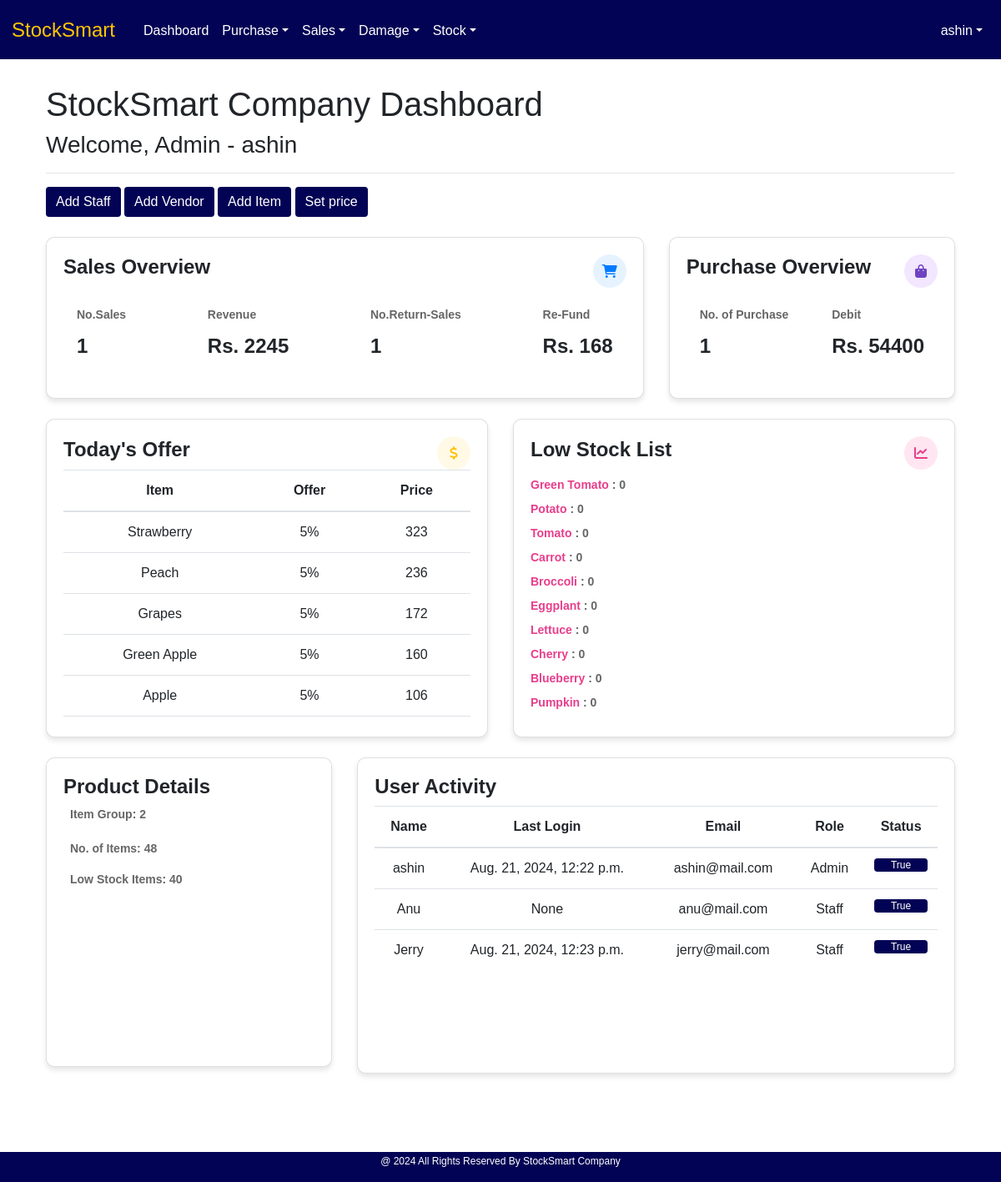
The page /index/ (signed in) on the database its author committed.
### User/models.py (models this page shows)
class User(AbstractUser):
    MY_ROLES =[
        ('Admin','Admin'),
        ('Staff','Staff'),
    ]
    role = models.CharField(max_length=50, choices=MY_ROLES)

### Core/models.py (models this page shows, shortened)
class priceTable(models.Model):
    pt_item = models.OneToOneField(itemTable, on_delete=models.CASCADE)
    pt_sellingPrice = models.DecimalField(max_digits=10, decimal_places=2, null=True, blank=True, default=0)
    pt_tax = models.PositiveIntegerField(null=True, blank=True, default=0)
    pt_offer = models.PositiveIntegerField(null=True, blank=True, default=0)
    pt_timestamp = models.DateTimeField(auto_now_add=True)

class itemTable(models.Model):
    UNIT_CHOICES = [
        ('Kilogram', 'Kg'),
        ('Pieces', 'Pcs'),
    ]
    CATEGORY_CHOICE = [
        ('Vegetables', 'Veg'),
        ('Fruits', 'Fru'),
    ]
    item_name = models.CharField(max_length=50, null=True, blank=True, unique=True)
    item_category = models.CharField(max_length=50, choices=CATEGORY_CHOICE)
    item_unit = models.CharField(max_length=15, choices=UNIT_CHOICES)

### User/views.py (the view)
# urls.py: path('index/', views.index, name="index"),
@login_required
@admin_required
def index(request):
    if request.user.role == "Admin":
        base_template = 'user/Index.html'
    elif request.user.role == "Staff":
        base_template = 'user/staff_index.html'
    else:
        base_template = 'user/trial_success.html'
    low_stock_count, item_count, category_count = product_details()
    sorted_items = todays_offer()
    low_stock_list = lowstock_list()
    active_user_list = user_activity()
    purchaseSum, purchaseNo = purchase_overview()
    salesSum, salesNo, salesReturnSum, salesReturnNo = sales_overview()
    context ={
        'base_template': base_template,
        'user': request.user,
        'low_stock_list': low_stock_list,
        'low_stock_count':low_stock_count,
        'item_count':item_count,
        'category_count':category_count,
        'sorted_items':sorted_items,
        'active_user_list':active_user_list,
        'purchaseSum':purchaseSum,
        'purchaseNo':purchaseNo,
        'salesSum': salesSum,
        'salesNo': purchaseNo,
        'salesReturnSum': salesReturnSum,
        'salesReturnNo': salesReturnNo,
    }
    return render(request, "user/Index.html", context)

### templates/user/Index.html (shortened to what this page needs)
<!DOCTYPE html>
{%load static%}
<html lang="en">
<head>
    <link href="https://maxcdn.bootstrapcdn.com/bootstrap/4.5.2/css/bootstrap.min.css" rel="stylesheet">
    <link href="https://cdnjs.cloudflare.com/ajax/libs/font-awesome/6.0.0-beta3/css/all.min.css" rel="stylesheet">
    <link href="{% static 'assets/style.css' %}" rel="stylesheet">
</head>
<body>
    <div class="d-flex justify-content-center" >
        <div class="flex-grow-1">
            <nav class="navbar p-1 navbar-expand-lg bg-info">
                <a class="navbar-brand " style="color: #ffc700 !important; padding-left:10px; font-weight: normal !important; font-size: 1.5rem !important;" href="#">StockSmart</a>
                <div class="bg-info collapse navbar-collapse my-0 justify-content-center" id="navbarNav" style="text-align: center;">
                    <ul class="navbar-nav">
                        <li class="nav-item">
                            <a class="nav-link" href="{% url 'index' %}">Dashboard</a>
                        </li>
                        <li class="bg-info nav-item dropdown">
                            <a class="nav-link dropdown-toggle" href="#" id="navbarPurchaseDropdown" role="button" data-toggle="dropdown" aria-haspopup="true" aria-expanded="false">Purchase</a>
                        </li>
                        <li class="nav-item dropdown">
                            <a class="nav-link dropdown-toggle" href="#" id="navbarSalesDropdown" role="button" data-toggle="dropdown" aria-haspopup="true" aria-expanded="false">Sales</a>
                        </li>
                        <li class="nav-item dropdown">
                            <a class="nav-link dropdown-toggle" href="#" id="navbarDamageDropdown" role="button" data-toggle="dropdown" aria-haspopup="true" aria-expanded="false">Damage</a>
                        </li>
                        <li class="nav-item dropdown">
                            <a class="nav-link dropdown-toggle" href="#" id="navbarStockDropdown" role="button" data-toggle="dropdown" aria-haspopup="true" aria-expanded="false">Stock</a>
                        </li>
                    </ul>
                    <ul class="navbar-nav ml-auto">
                        <li class="nav-item dropdown">
                            <a class="nav-link dropdown-toggle" href="#" id="navbarUserDropdown" role="button" data-toggle="dropdown" aria-haspopup="true" aria-expanded="false">{{ user.username }}</a>
                        </li>
                    </ul>
                </div>
            </nav>
             {% block content %}
            <div class="container">
            <div class="content">
                <h1>StockSmart Company Dashboard</h1>
                <h3>Welcome, {{ user.role }} - {{ user.username }} </h3>
                <hr>
                <a href="{% url 'myadmin:index' %}"><button type="button" class="btn btn-info">Add Staff</button></a>
                <a href="{% url 'vendor_pg' %}"><button type="button" class="btn btn-info">Add Vendor</button></a>
                <a href="{% url 'item_pg' %}"><button type="button" class="btn btn-info">Add Item</button></a>
                <a href="{% url 'price_pg' %}"><button type="button" class="btn btn-info">Set price</button></a>
                <div class=" mt-4">
        <div class="row ">
            <div class="col-md-8 mb-4">
                <div class="card">
                    <div class="card-body">
                        <div class="d-flex justify-content-between align-items-center"><h5 class="card-text">Sales Overview</h5>
                            <div class="icon-bg bg-light-blue">
                                <i class="fas fa-shopping-cart text-blue"></i>
                            </div>
                        </div>
                        <div class="row d-flex justify-content-between my-3 mx-2 px-2 py-2" >
                                <div>
                                <h5 class="card-title">No.Sales</h5>
                                <p class="card-text">{{salesNo}}</p>
                            </div>
                            <div>
                                <h5 class="card-title">Revenue</h5>
                                <p class="card-text">Rs. {{salesSum}}</p>
                            </div>
                             <div>
                                <h5 class="card-title">No.Return-Sales</h5>
                                <p class="card-text">{{salesReturnNo}}</p>
                            </div>
                            <div>
                                <h5 class="card-title">Re-Fund</h5>
                                <p class="card-text">Rs. {{salesReturnSum}}</p>
                            </div>
                            </div>
                    </div>
                </div>
            </div>
            <div class="col-md-4 mb-4">
                <div class="card">
                    <div class="card-body">
                        <div class="d-flex justify-content-between align-items-center">
                            <h5 class="card-text">Purchase Overview</h5>
                            <div class="icon-bg bg-light-purple">
                                <i class="fas fa-shopping-bag text-purple"></i>
                            </div>
                        </div>
                        <div class="row d-flex justify-content-between my-3 mx-2 px-2 py-2">
                                <div>
                                <h5 class="card-title">No. of Purchase</h5>
                                <p class="card-text">{{purchaseNo}}</p>
                            </div>
                            <div>
                                <h5 class="card-title">Debit</h5>
                                <p class="card-text">Rs. {{purchaseSum}}</p>
                            </div>
                            </div>
                    </div>
                </div>
            </div>
        </div>
        <div class="row mb-5">
            <div class="col-md-6 mb-4">
                <div class="card">
                    <div class="card-body">
                         <div class="d-flex justify-content-between align-items-center">
                        <h5 class="card-text">Today's Offer</h5>
                        <div class="icon-bg bg-light-yellow">
                                <i class="fas fa-dollar-sign text-yellow"></i>
                            </div>
                            </div>
                        <div class="table-responsive" style="height: 300px; overflow: auto;">
                    <table class="table table-hover">
                        <thead>
                            <tr>
                                <th>Item</th>
                                <th>Offer</th>
                                <th>Price</th>
                            </tr>
                        </thead>
                        <tbody>
                        {% for i in sorted_items %}
                            <tr>
                                <td>{{i.pt_item.item_name}}</td>
                                <td>{{i.pt_offer}}%</td>
                                <td>{{i.calculated_price}}</td>
                            </tr>
                        {% endfor %}
                        </tbody>
                    </table>
                </div>
                    </div>
                </div>
            </div>
            <div class="col-md-6 mb-4">
                <div class="card">
                    <div class="card-body">
                         <div class="d-flex justify-content-between align-items-center">
                        <h5 class="card-text">Low Stock List</h5>
                                <div class="icon-bg bg-light-pink">
                                <i class="fas fa-chart-line text-pink"></i>
                            </div>
                            </div>
                        <div style="height: 300px; overflow: auto;">
                            {% if low_stock_list %}
                                <ul class="card-title">
                                    {% for i in low_stock_list %}
                                    <li class="pt-2">
                                        <span class="text-pink">{{i.0}} </span> <span class="ms-5"> : {{i.1}} </span></li>
                                    {% endfor %}
                                </ul>
                                {% else %}
                                <p>No item with Low stock </p>
                                {% endif %}
                            </div>
                            </div>
                        </div>
                    </div>
            <div class="col-md-4 mb-4">
                <div class="card">
                    <div class="card-body">
                         <div class="d-flex justify-content-between align-items-center">
                        <h5 class="card-text">Product Details</h5>
                            </div>
                        <div style="height: 300px; overflow: auto;">
                        <p class="mb-1 card-title p-2">Item Group: <strong>{{category_count}}</strong></p>
                        <p class="mb-0 card-title p-2">No. of Items: <strong>{{item_count}}</strong></p>
                        <p class="mb-1 card-title p-2">Low Stock Items: <strong>{{low_stock_count}}</strong></p>
                    </div>
                    </div>
                </div>
            </div>
            <div class="col-md-8 mb-4">
        <div class="card">
            <div class="card-body">
                <h5 class="card-text">User Activity</h5>
                <div class="table-responsive" style="height: 300px; overflow: auto;">
                    <table class="table table-hover">
                        <thead>
                            <tr>
                                <th>Name</th>
                                <th>Last Login</th>
                                <th>Email</th>
                                <th>Role</th>
                                <th>Status</th>
                            </tr>
                        </thead>
                        <tbody>
                        {% for i in active_user_list %}
                            <tr>
                                <td>{{i.0}}</td>
                                <td>{{i.1}}</td>
                                <td>{{i.2}}</td>
                                <td><span class="status active">{{i.3}}</span></td>
                                <td>
                                    <div class="progress">
                                        <div class="progress-bar bg-info" role="progressbar" style="width: 100%;" aria-valuenow="{{i.4}}" aria-valuemin="0" aria-valuemax="{{i.4}}">{{i.4}}</div>
                                    </div>
                                </td>
                            </tr>
                        {% endfor %}
                        </tbody>
                    </table>
                </div>
            </div>
        </div>
    </div>
        </div>
</div>
            </div><br><br>
                </div>
            {% endblock %}
            <div class="footer bg-info">
                <p>@ 2024 All Rights Reserved By StockSmart Company</p>
            </div>
        </div>
    </div>
</body>
</html>

### rows shown on the page
User: username "ashin", role "Admin", username "ashin", last_login "Aug. 21, 2024, 12:22 p.m.", email "ashin@mail.com", role "Admin"
priceTable: pt_item.item_name "Strawberry", pt_offer "5", calculated_price "323"
priceTable: pt_item.item_name "Peach", pt_offer "5", calculated_price "236"
priceTable: pt_item.item_name "Grapes", pt_offer "5", calculated_price "172"
priceTable: pt_item.item_name "Green Apple", pt_offer "5", calculated_price "160"
priceTable: pt_item.item_name "Apple", pt_offer "5", calculated_price "106"
itemTable: item_name "Green Tomato"
itemTable: item_name "Potato"
itemTable: item_name "Tomato"
itemTable: item_name "Carrot"
itemTable: item_name "Broccoli"
itemTable: item_name "Eggplant"
itemTable: item_name "Lettuce"
itemTable: item_name "Cherry"
itemTable: item_name "Blueberry"
itemTable: item_name "Pumpkin"
User: username "Anu", email "anu@mail.com", role "Staff"
User: username "Jerry", last_login "Aug. 21, 2024, 12:23 p.m.", email "jerry@mail.com", role "Staff"

### other values the page prints
{{ salesNo }} "1"
{{ salesSum }} "2245"
{{ salesReturnNo }} "1"
{{ salesReturnSum }} "168"
{{ purchaseNo }} "1"
{{ purchaseSum }} "54400"
{{ i.1 }} "0" "0" "0" "0" "0" "0" "0" "0" "0" "0"
{{ category_count }} "2"
{{ item_count }} "48"
{{ low_stock_count }} "40"
{{ i.4 }} "True" "True" "True"
{{ i.1 }} "None"
